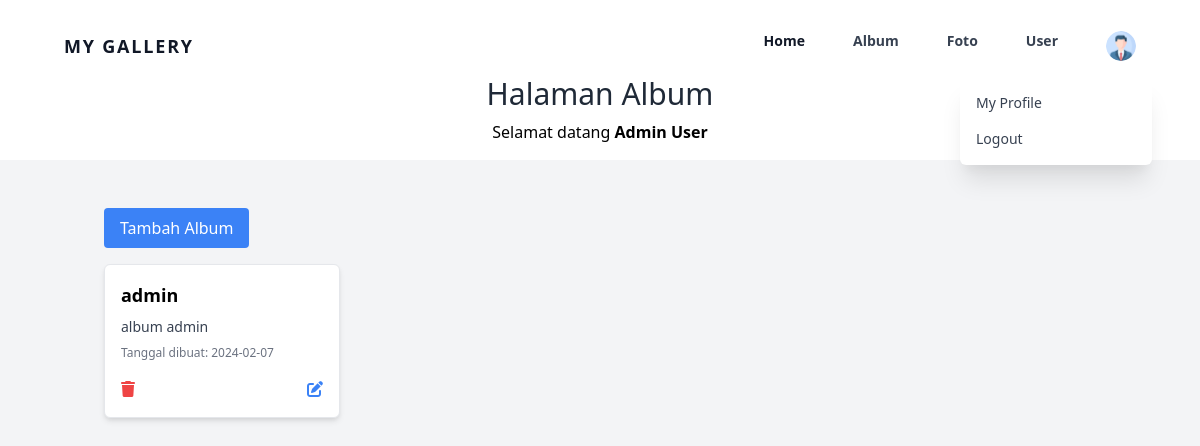
Screenshot of /adminalbum.php (signed in) with the database file from the repository.
### tables this page shows
CREATE TABLE `user` (
  `userid` int(11) NOT NULL,
  `username` varchar(255) NOT NULL,
  `password` varchar(255) NOT NULL,
  `email` varchar(255) NOT NULL,
  `namalengkap` varchar(255) NOT NULL,
  `alamat` text NOT NULL,
  `role` varchar(20) NOT NULL DEFAULT 'user',
  `profile_photo` varchar(255) NOT NULL
);

CREATE TABLE `album` (
  `albumid` int(11) NOT NULL,
  `namaalbum` varchar(255) NOT NULL,
  `deskripsi` text NOT NULL,
  `tanggaldibuat` date NOT NULL,
  `userid` int(11) NOT NULL,
  `acceslevel` enum('private','public') NOT NULL DEFAULT 'private'
);

### adminalbum.php (the view, shortened to what this page needs)
<?php
include "./koneksi.php";
function getUserProfile($conn, $userid)
{
    $query = mysqli_query($conn, "SELECT * FROM user WHERE userid = $userid");
    return mysqli_fetch_assoc($query);
}
$user = isset($_SESSION['userid']) ? getUserProfile($conn, $_SESSION['userid']) : null;
?>
<!DOCTYPE html>
<html lang="en">
<head>
    <link rel="stylesheet" href="./css/all.min.css">
    <link rel="stylesheet" href="./css/fontawesome.min.css">
    <link href="https://cdn.jsdelivr.net/npm/tailwindcss@2.0.2/dist/tailwind.min.css" rel="stylesheet">
</head>
<body class="font-sans bg-gray-100">
    <div class="bg-white p-4">
        <?php include 'adminnavbar.php'; ?>
        <h1 class="text-3xl text-center text-gray-800">Halaman Album</h1>
        <p class="text-center mt-2">Selamat datang <b>
                <?= $_SESSION['namalengkap'] ?>
            </b></p>
    </div>
    <div class="container mx-auto mt-8 p-4">
        <button id="btnTambahAlbum" class="bg-blue-500 text-white px-4 py-2 rounded mb-4">Tambah Album</button>
        <div class="grid grid-cols-1 sm:grid-cols-2 md:grid-cols-3 lg:grid-cols-4 gap-4">
            <?php
            include "koneksi.php";
            $userid = $_SESSION['userid'];
            $sql = mysqli_query($conn, "select * from album where userid='$userid'");
            while ($data = mysqli_fetch_array($sql)) {
                ?>
                <div
                    class="bg-white border rounded-md overflow-hidden shadow-md transform transition-transform ease-in-out hover:scale-105">
                    <div class="p-4">
                        <a href="album_detail.php?albumid=<?= $data['albumid'] ?>" class="block">
                            <h2 class="text-lg font-semibold mb-2">
                                <?= $data['namaalbum'] ?>
                            </h2>
                            <p class="text-sm text-gray-700 mb-2">
                                <?= $data['deskripsi'] ?>
                            </p>
                            <p class="text-xs text-gray-500">Tanggal dibuat:
                                <?= $data['tanggaldibuat'] ?>
                            </p>
                        </a>
                        <div class="mt-4 flex justify-between">
                            <a href="hapus_album.php?albumid=<?= $data['albumid'] ?>"
                                class="text-red-500 hover:underline"><i class="fa-solid fa-trash"></i></a>
                            <a href="edit_album.php?albumid=<?= $data['albumid'] ?>"
                                class="text-blue-500 hover:underline"><i class="fa-solid fa-pen-to-square"></i></a>
                        </div>
                    </div>
                </div>
                <?php
            }
            ?>
        </div>
    </div>
</body>
</html>

### adminnavbar.php (shortened to what this page needs)
<div class="w-full text-gray-700 bg-white dark-mode:text-gray-200 dark-mode:bg-gray-800">
  <div x-data="{ open: false }" class="flex flex-col max-w-screen-xl px-4 mx-auto md:items-center md:justify-between md:flex-row md:px-6 lg:px-8">
    <div class="p-4 flex flex-row items-center justify-between">
      <a href="#" class="text-lg font-semibold tracking-widest text-gray-900 uppercase rounded-lg dark-mode:text-white focus:outline-none focus:shadow-outline">MY GALLERY</a>
    </div>
    <nav :class="{'flex': open, 'hidden': !open}" class="flex-col flex-grow pb-4 md:pb-0 hidden md:flex md:justify-end md:flex-row">
      <a class="px-4 py-2 mt-2 text-sm font-semibold text-gray-900 rounded-lg dark-mode:bg-gray-700 dark-mode:hover:bg-gray-600 dark-mode:focus:bg-gray-600 dark-mode:focus:text-white dark-mode:hover:text-white dark-mode:text-gray-200 md:mt-0 hover:text-gray-900 focus:text-gray-900 hover:bg-gray-200 focus:bg-gray-200 focus:outline-none focus:shadow-outline" href="adminhome.php">Home</a>
      <a class="px-4 py-2 mt-2 text-sm font-semibold bg-transparent rounded-lg dark-mode:bg-transparent dark-mode:hover:bg-gray-600 dark-mode:focus:bg-gray-600 dark-mode:focus:text-white dark-mode:hover:text-white dark-mode:text-gray-200 md:mt-0 md:ml-4 hover:text-gray-900 focus:text-gray-900 hover:bg-gray-200 focus:bg-gray-200 focus:outline-none focus:shadow-outline" href="adminalbum.php">Album</a>
      <a class="px-4 py-2 mt-2 text-sm font-semibold bg-transparent rounded-lg dark-mode:bg-transparent dark-mode:hover:bg-gray-600 dark-mode:focus:bg-gray-600 dark-mode:focus:text-white dark-mode:hover:text-white dark-mode:text-gray-200 md:mt-0 md:ml-4 hover:text-gray-900 focus:text-gray-900 hover:bg-gray-200 focus:bg-gray-200 focus:outline-none focus:shadow-outline" href="adminfoto.php">Foto</a>
      <a class="px-4 py-2 mt-2 text-sm font-semibold bg-transparent rounded-lg dark-mode:bg-transparent dark-mode:hover:bg-gray-600 dark-mode:focus:bg-gray-600 dark-mode:focus:text-white dark-mode:hover:text-white dark-mode:text-gray-200 md:mt-0 md:ml-4 hover:text-gray-900 focus:text-gray-900 hover:bg-gray-200 focus:bg-gray-200 focus:outline-none focus:shadow-outline" href="adminusers.php">User</a>
      <div x-data="{ openDropdown: false }" class="relative" @click.away="openDropdown = false">
                <button @click="openDropdown = !openDropdown" class="px-4 py-2 mt-2 text-sm font-semibold bg-transparent rounded-lg dark-mode:bg-transparent dark-mode:hover:bg-gray-600 dark-mode:focus:bg-gray-600 dark-mode:focus:text-white dark-mode:hover:text-white dark-mode:text-gray-200 md:mt-0 md:ml-4 hover:text-gray-900 focus:text-gray-900 hover:bg-gray-200 focus:bg-gray-200 focus:outline-none focus:shadow-outline">
                    <?php if(isset($_SESSION['userid']) && isset($user['profile_photo'])): ?>
                        <img src="./<?= $user['profile_photo'] ?>" style="width: 30px; height: 30px; border-radius: 50%; object-fit: cover;" alt="User Icon">
                    <?php else: ?>
                        <img src="https://cdn-icons-png.flaticon.com/512/9131/9131529.png" style="width: 30px; height: 30px; border-radius: 50%; object-fit: cover;" alt="User Icon">
                    <?php endif; ?>
                </button>
                <div x-show="openDropdown" class="absolute right-0 mt-2 py-2 w-48 bg-white rounded-md shadow-xl z-10">
                    <?php if(isset($_SESSION['userid'])): ?>
                        <a href="profile.php" class="block px-4 py-2 text-sm text-gray-700 hover:bg-gray-200">My Profile</a>
                        <a href="logout.php" onclick="return confirm('Apakah Anda yakin ingin logout?');" class="block px-4 py-2 text-sm text-gray-700 hover:bg-gray-200">Logout</a>
                    <?php else: ?>
                        <a href="login.php" class="block px-4 py-2 text-sm text-gray-700 hover:bg-gray-200">Login</a>
                    <?php endif; ?>
                </div>
            </div>
    </nav>
  </div>
</div>

### rows the page displays
user: profile_photo (picture)
album: namaalbum "admin", deskripsi "album admin", tanggaldibuat "2024-02-07"

### other values shown
$_SESSION['namalengkap'] "Admin User"
